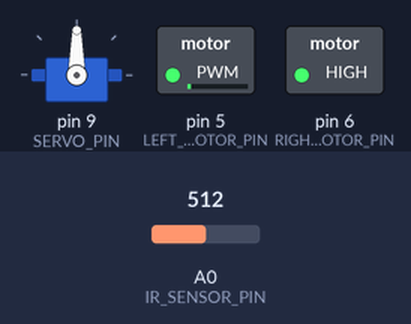
This sketch was run on a simulated Arduino Uno, built with avr-gcc and run on an emulated ATmega328P. Shown: servo, switched loads named in the sketch (green lamp = pin HIGH). The inputs (shaded band) are chosen by the test bench; at power-on: A0 (IR_SENSOR_PIN) = 512.

Above: at 1.2 s.
1.3 s: A0 (IR_SENSOR_PIN) set to 217
2.8 s: A0 (IR_SENSOR_PIN) set to 194
At 4.0 s:
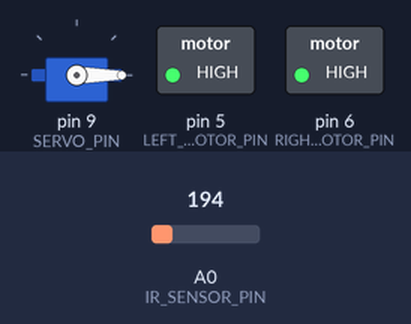
4.3 s: A0 (IR_SENSOR_PIN) set to 210
At 5.5 s:
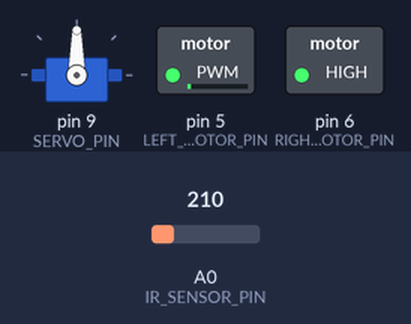
5.8 s: A0 (IR_SENSOR_PIN) set to 190
At 6.9 s:
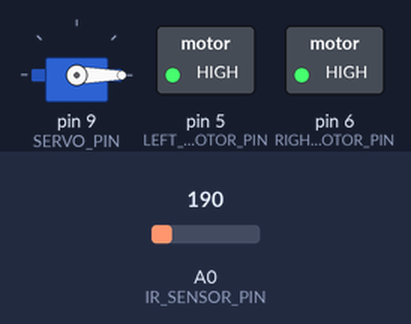
Timing chart, 0 to 8.3 s (numbered marks = the images above; inputs shaded):
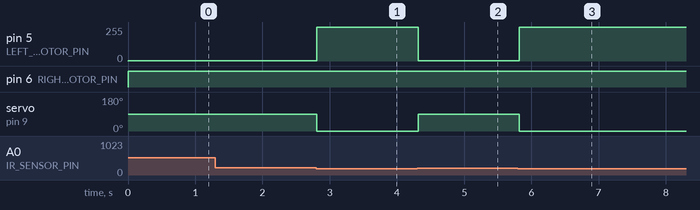

The sketch:

sumo.ino
```cpp
#include <Servo.h>

// Define pins for sensor, motors and servo
#define IR_SENSOR_PIN A0
#define LEFT_MOTOR_PIN 5
#define RIGHT_MOTOR_PIN 6
#define SERVO_PIN 9

// Create Servo object
Servo servo;

// Create variables to store sensor data
int ir_sensor_data = 0;

// Create variables to store motor speed
int left_motor_speed = 0;
int right_motor_speed = 0;

// Create variable to store servo position
int servo_position = 0;

void setup() {
  // Initialize sensor and motors
  pinMode(IR_SENSOR_PIN, INPUT);
  pinMode(LEFT_MOTOR_PIN, OUTPUT);
  pinMode(RIGHT_MOTOR_PIN, OUTPUT);
  pinMode(SERVO_PIN, OUTPUT);

  // Attach the servo to the servo pin
  servo.attach(SERVO_PIN);
}

void loop() {
  // Read sensor data
  ir_sensor_data = analogRead(IR_SENSOR_PIN);

  // Check if sensor data indicates an enemy robot is present
  if (ir_sensor_data > 200) {
    // Set motors to rotate in opposite directions
    left_motor_speed = -255;
    right_motor_speed = 255;

    // Move servo to push enemy robot
    servo_position = 90;
    servo.write(servo_position);
  } else {
    // Set motors to move forward
    left_motor_speed = 255;
    right_motor_speed = 255;

    // Move servo back to neutral position
    servo_position = 0;
    servo.write(servo_position);
  }

  // Control motors
  analogWrite(LEFT_MOTOR_PIN, left_motor_speed);
  analogWrite(RIGHT_MOTOR_PIN, right_motor_speed);

  // Wait for a bit before reading sensor again
  delay(50);
}
```

Measured:
- the behaviour switches between 201 and 200 on A0 (IR_SENSOR_PIN) (found by bisection; images 0 and 1)
- after the input at 1.3 s, every drawn part: stays the same
- after the input at 2.8 s, pin 5 (LEFT_MOTOR_PIN): 1/255 → 255/255 at once; servo on pin 9 (SERVO_PIN): 90° → 0° at once
- after the input at 4.3 s, pin 5 (LEFT_MOTOR_PIN): 255/255 → 1/255 at once; servo on pin 9 (SERVO_PIN): 0° → 90° at once
- after the input at 5.8 s, pin 5 (LEFT_MOTOR_PIN): 1/255 → 255/255 at once; servo on pin 9 (SERVO_PIN): 90° → 0° at once
